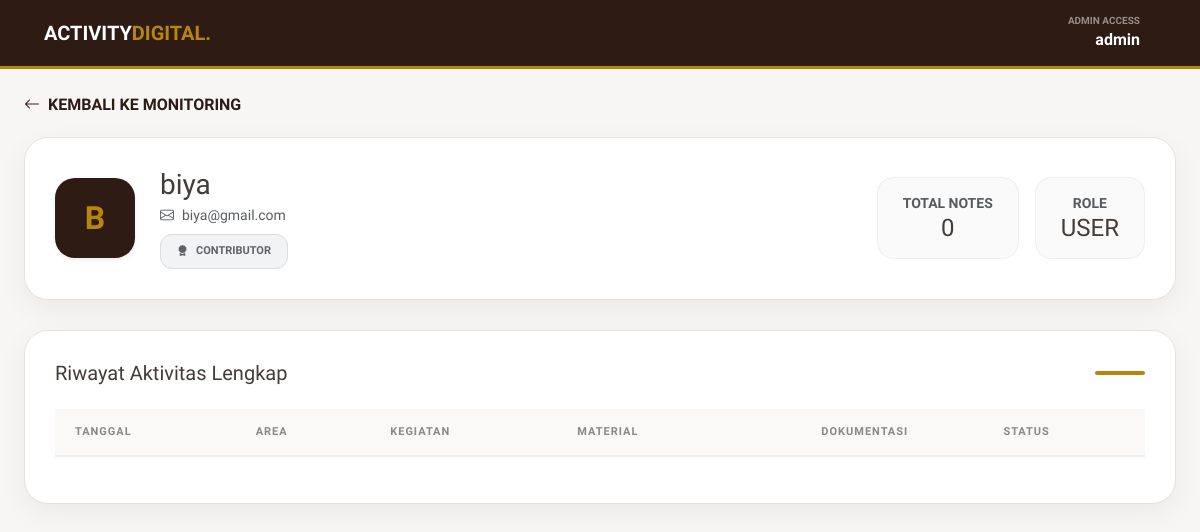
The app's page /public/index.php?page=admin_dashboard&action=user_detail&id=25 (signed in) with its own data.
### tables this page shows
CREATE TABLE `users` (
  `id_user` int(11) NOT NULL,
  `username` varchar(100) NOT NULL,
  `email` varchar(100) NOT NULL,
  `password` varchar(100) NOT NULL,
  `role` enum('admin','user') DEFAULT 'user',
  `last_activity` datetime DEFAULT NULL,
  `is_first_login` tinyint(1) DEFAULT 1
);

### controllers/AdminController.php (called while the page is built, shortened)
<?php
require_once __DIR__ . "/../models/User.php";
class AdminController
{
    private $userModel;
    public function __construct($koneksi)
    {
        $this->userModel = new UserModel($koneksi);
    }
    public function detail_user($id)
    {
        $user = $this->userModel->getUserById($id);
        $activities = $this->userModel->getUserActivityDetail($id);
        include __DIR__ . "/../views/admin/user_detail.php";
    }
}

### models/User.php (called while the page is built, shortened)
<?php
class UserModel
{
    private $db;
    private $table = "users";
    public function __construct($koneksi)
    {
        $this->db = $koneksi;
    }
    public function getUserById($id)
    {
        $query = "SELECT * FROM " . $this->table . " WHERE id_user = ?";
        $stmt = $this->db->prepare($query);
        $stmt->bind_param("i", $id);
        $stmt->execute();
        return $stmt->get_result()->fetch_assoc();
    }
    public function getUserActivityDetail($id_user)
    {
        $query = "SELECT n.*, a.nama_area
                  FROM notes n
                  JOIN tb_area a ON n.id_area = a.id_area
                  WHERE n.user_id = ?
                  ORDER BY n.date DESC";
        $stmt = $this->db->prepare($query);
        $stmt->bind_param("i", $id_user);
        $stmt->execute();
        return $stmt->get_result();
    }
}

### views/admin/user_detail.php (the view, shortened to what this page needs)
<!DOCTYPE html>
<html lang="id">
<head>
    <link href="https://cdn.jsdelivr.net/npm/bootstrap@5.3.2/dist/css/bootstrap.min.css" rel="stylesheet" />
    <link rel="stylesheet" href="https://cdn.jsdelivr.net/npm/bootstrap-icons@1.11.1/font/bootstrap-icons.min.css">
    <link rel="stylesheet" href="https://cdn.datatables.net/1.13.6/css/dataTables.bootstrap5.min.css">
</head>
<body>
    <nav class="navbar navbar-expand-lg navbar-admin">
        <div class="container-fluid">
            <a class="navbar-brand" href="#">ACTIVITY<span>DIGITAL.</span></a>
            <div class="ms-auto d-flex align-items-center">
                <div class="text-end me-3 d-none d-md-block text-white">
                    <small class="text-white-50 d-block fw-bold" style="font-size: 10px;">ADMIN ACCESS</small>
                    <span class="fw-bold"><?= htmlspecialchars($_SESSION['username'] ?? 'Admin') ?></span>
                </div>
            </div>
        </div>
    </nav>
    <div class="container-fluid px-4 py-4">
        <a href="index.php?page=admin_dashboard&action=monitoring" class="btn-back">
            <i class="bi bi-arrow-left"></i> KEMBALI KE MONITORING
        </a>
        <div class="card-profile d-flex flex-column flex-md-row align-items-center">
            <div class="user-avatar-lg shadow-sm">
                <?= strtoupper(substr($user['username'] ?? 'U', 0, 1)) ?>
            </div>
            <div class="flex-grow-1 mt-3 mt-md-0">
                <h3 class="fw-800 mb-1"><?= htmlspecialchars($user['username'] ?? 'User Profile') ?></h3>
                <p class="text-muted small mb-0"><i class="bi bi-envelope me-2"></i><?= htmlspecialchars($user['email'] ?? '-') ?></p>
                <div class="mt-2">
                    <?php
                    $count = isset($activities) ? $activities->num_rows : 0;
                    if ($count >= 30) {
                        echo '<span class="piagam-badge piagam-elite"><i class="bi bi-crown-fill"></i> Elite Member</span>';
                    } elseif ($count >= 15) {
                        echo '<span class="piagam-badge piagam-gold"><i class="bi bi-trophy-fill"></i> Pro Active</span>';
                    } else {
                        echo '<span class="piagam-badge piagam-silver"><i class="bi bi-award-fill"></i> Contributor</span>';
                    }
                    ?>
                </div>
            </div>
            <div class="d-flex gap-3 mt-4 mt-md-0">
                <div class="stat-box text-center">
                    <small class="text-muted fw-bold d-block">TOTAL NOTES</small>
                    <h4 class="fw-800 mb-0"><?= $count ?></h4>
                </div>
                <div class="stat-box text-center">
                    <small class="text-muted fw-bold d-block">ROLE</small>
                    <h4 class="fw-800 mb-0 text-uppercase"><?= htmlspecialchars($user['role'] ?? 'USER') ?></h4>
                </div>
            </div>
        </div>
        <div class="table-card">
            <div class="d-flex justify-content-between align-items-center mb-4">
                <h5 class="fw-800 mb-0">Riwayat Aktivitas Lengkap</h5>
                <div style="width: 50px; height: 4px; background: var(--accent-gold); border-radius: 10px;"></div>
            </div>
            <div class="table-responsive">
                <table id="detailTable" class="table table-hover align-middle">
                    <thead>
                        <tr>
                            <th>Tanggal</th>
                            <th>Area</th>
                            <th>Kegiatan</th>
                            <th>Material</th>
                            <th class="text-center">Dokumentasi</th>
                            <th>Status</th>
                        </tr>
                    </thead>
                </table>
            </div>
        </div>
    </div>
</body>
</html>

### views/admin/user_detail.php (style rules this page uses)
:root { --bg-body: #f8f6f4; --primary-dark: #2d1b14; --accent-gold: #b8860b; --card-shadow: 0 10px 30px rgba(0, 0, 0, 0.05); --border-color: #e9e2db; }
body { background-color: var(--bg-body); font-family: 'Plus Jakarta Sans', sans-serif; color: #443c39; }
.navbar-admin { background: var(--primary-dark); padding: 0.8rem 2rem; border-bottom: 3px solid var(--accent-gold); }
.navbar-brand { font-weight: 800; color: #fff !important; }
.navbar-brand span { color: var(--accent-gold); }
.card-profile { background: #fff; border-radius: 24px; padding: 30px; border: 1px solid var(--border-color); box-shadow: var(--card-shadow); margin-bottom: 30px; }
.user-avatar-lg { width: 80px; height: 80px; background: var(--primary-dark); color: var(--accent-gold); border-radius: 20px; display: flex; align-items: center; justify-content: center; font-size: 32px; font-weight: 800; margin-right: 25px; }
.stat-box { background: #fafafa; border-radius: 16px; padding: 15px 25px; border: 1px solid #eee; }
.piagam-badge { padding: 8px 16px; border-radius: 12px; font-size: 11px; font-weight: 800; text-transform: uppercase; display: inline-flex; align-items: center; gap: 8px; }
.piagam-silver { background: #f1f3f4; color: #5f6368; border: 1px solid #dcdcdc; }
.table-card { background: #fff; border-radius: 24px; padding: 30px; border: 1px solid var(--border-color); box-shadow: var(--card-shadow); }
.table thead th { background: #faf9f7; text-transform: uppercase; font-size: 11px; letter-spacing: 1px; font-weight: 800; padding: 15px 20px; color: #888; border-bottom: 2px solid #eee; }
.btn-back { color: var(--primary-dark); font-weight: 700; text-decoration: none; display: inline-flex; align-items: center; gap: 8px; margin-bottom: 20px; transition: 0.2s; }

### records on screen
users: username "B", username "biya", email "biya@gmail.com", role "USER"

### other values on screen
$_SESSION['username'] "admin"
$count "0"
